Frame 1 (no input): blank canvas, image omitted
Frame 60 (the mouse pressed at the canvas centre just before this capture): blank canvas, image omitted
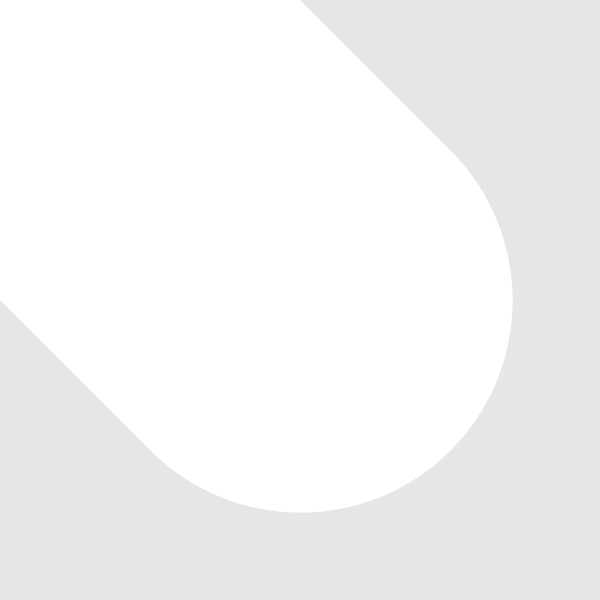
Frame 120 (the mouse held since frame 60 and released just before this capture)

The Processing sketch whose frames 1 and 60 were blank and that drew this single picture after the mouse press (run headless with seeded random() and noise(); from frame 60 on, the mouse is pressed at the canvas centre):

// Processing sketch: processing_44714
// ── processing_44714.pde

void setup(){
size(600,600);
background(230);
frameRate(50);
}
int trigger = 0;
int flowtrigger = 0;
float x = 0;
float y = 0;
float counter = 0;
float farbex=0;
float farbey=0;

void draw(){
  
 fill(random(50,200),farbex,random(30,100),10000/(dist(mouseX,mouseY,pmouseX,pmouseY)*3));
 
 
if(keyPressed){if(key=='d') farbex=farbex+2;
if (key=='f') farbex=farbex-2;
}

if(farbex>240){farbex=240;}
if(farbex<0){farbex=0;}


if(keyPressed){if(key=='a') farbey=farbey+2;
if (key=='s') farbey=farbey-2;
}

if(farbey>240){farbey=240;}
if(farbey<0){farbey=0;}
 
  
if(keyPressed){
  if(key==' ') background(230);
}
  

if(keyPressed){
if(key=='e') trigger = 1;
}
if(keyPressed){
if(key=='w') trigger = 0;
}
if(keyPressed){
if(key=='r') trigger = 2;
}
if(keyPressed){
if(key=='t') trigger = 3;
}
if(keyPressed){
if(key=='z') trigger = 4;
}
if(keyPressed){
if(key=='u') trigger = 5;
}



if(mousePressed){
  if(trigger == 0){stroke(dist(mouseX,mouseY,pmouseX,pmouseY));
  strokeWeight(dist(mouseX,mouseY,pmouseX,pmouseY));
line(mouseX,mouseY,pmouseX,pmouseY);
strokeWeight(1);
}
if(trigger == 1){noStroke();
  ellipse(mouseX-random(80)+40,mouseY-random(80)+40,dist(mouseX,mouseY,pmouseX,pmouseY),dist(mouseX,mouseY,pmouseX,pmouseY));
}
if(trigger == 2){stroke(1);
  quad(mouseX,mouseY, 300, 300, 280, 280, 315, 315);
  ellipse(mouseX,mouseY,20,20);
}
if(trigger == 3){noStroke();
  rect(mouseX, mouseY, counter, 40);
 
counter = counter+2;

    if(counter > 50){ counter= 0;
         y = 0;
       }
    
}
if(trigger == 4){noStroke();
  flowtrigger=1;
}
if(trigger == 5){stroke(1);

counter = counter+2;
    if(counter <600){triangle(mouseX, mouseY, 0, counter, 0, counter+30);
    }

    if(counter > 600){if(counter < 1200){ triangle(mouseX, mouseY, counter-600,600 ,counter+30-600, 600);
    }}

    if(counter > 1200){if(counter<1800){triangle(mouseX, mouseY,600,1770-counter+30,600, 1770-counter);
    }}
    if(counter > 1800){triangle(mouseX, mouseY,2370-counter+30,0, 2370-counter,0);
    }
    if(counter > 2400){ counter = 0;}
}

}

if(flowtrigger == 1){


 ellipse(mouseX+x,mouseY+y,30,30);
 ellipse(mouseX-x,mouseY-y,30,30);
 ellipse(mouseX+x,mouseY-y,30,30);
 ellipse(mouseX-x,mouseY+y,30,30);
 y= y+2;
  x= x+2;
  if(x == 100){y=0;
  x=0;
  flowtrigger = 0;
  }

}

}
